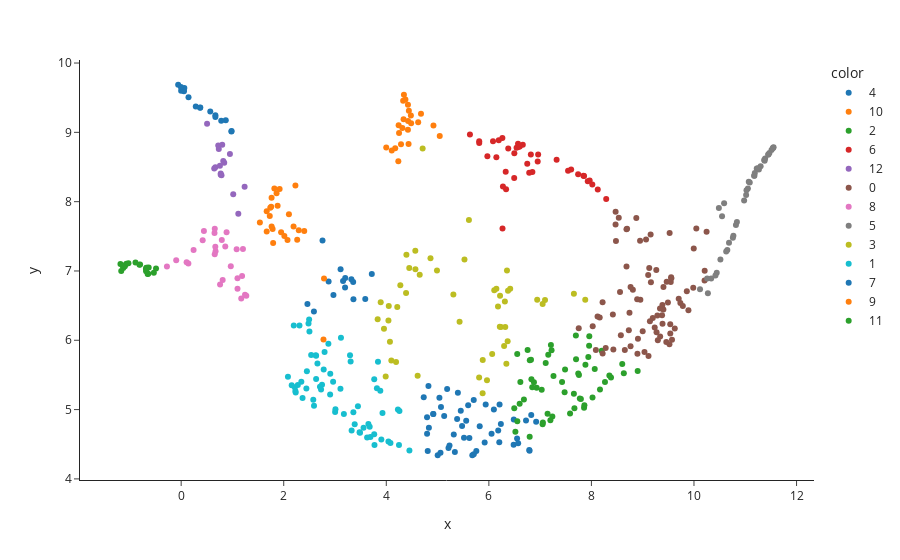

Source (notebook cell):
### Markdown cell above
Once the user has computed the Gromov-Wasserstein distances between cells it is
possible to cluster the cells using standard clustering techniques. The Louvain
and Leiden clustering algorithms are two commonly used
algorithms to identify communities within large networks; they can be adapted
to finite metric spaces by constructing a `k`-nearest-neighbors graph on top of
the metric space. CAJAL provides access to both of these clustering
algorithms. When combined with a low-dimensional embedding tool such as the
UMAP algorithm, the user can plot the clusters in a 2-dimensional embedding and
visualize them. Here, we use the Leiden algorithm to cluster the neurons based on their morphology:

### Code cell
clusters = cajal.utilities.leiden_clustering(gw_dist, seed=1)
plotly.express.scatter(x=embedding[:,0], 
                       y=embedding[:,1], 
                       template="simple_white", 
                       hover_name=[m + ".swc" for m in cells],
                       color = [str(m) for m in clusters])
